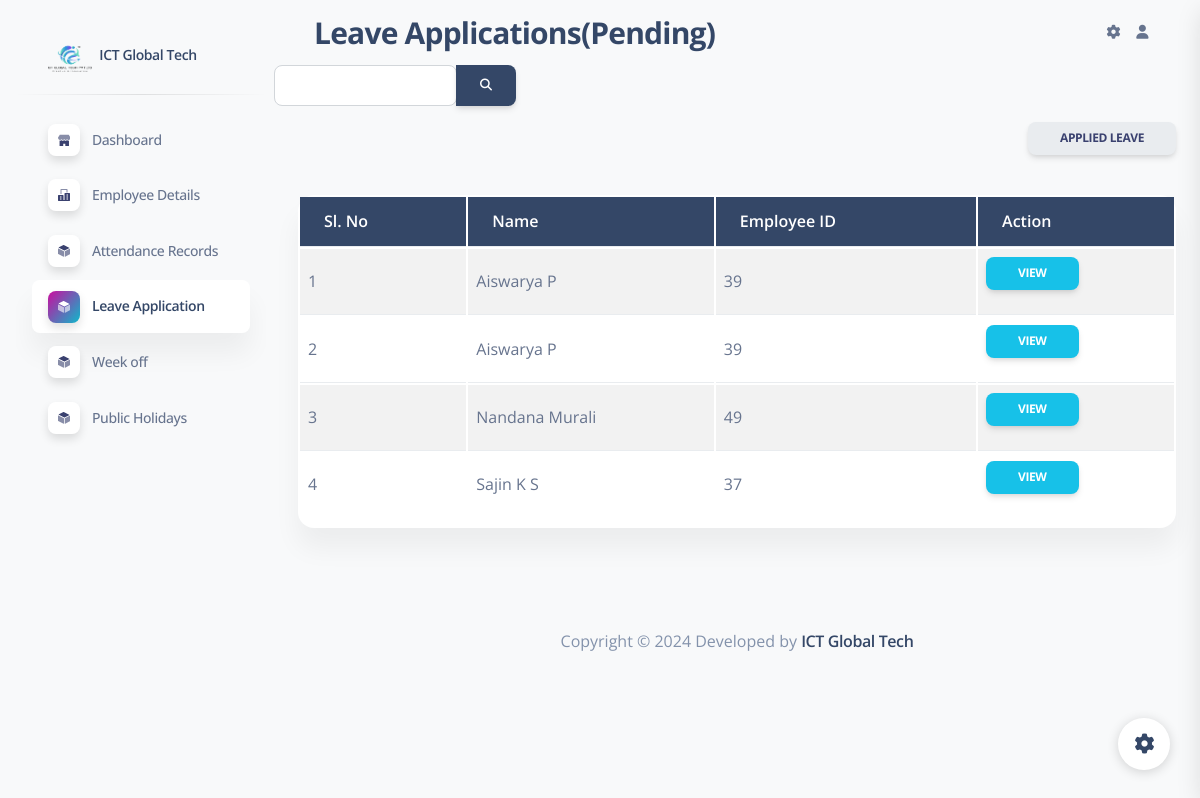
The app's page /leavedisplay/ with its own data.
### attendance_app/models.py (models this page shows, shortened)
class LeaveModel(models.Model):
    name = models.CharField(max_length=255)
    employeeid = models.CharField(max_length=30)
    leaveType = models.CharField(max_length=10, choices=[('Half Day', 'Half Day'), ('Full Day', 'Full Day')])
    halfDayDate = models.DateField(blank=True, null=True)
    fromdate = models.DateField(blank=True, null=True)
    todate = models.DateField(blank=True, null=True)
    reason = models.TextField()
    status = models.CharField(max_length=10, default='Pending')
    days=models.DecimalField(max_digits=5, decimal_places=1, default=0.0)# Adjust max_digits and decimal_places as needed
    applieddate=models.DateField(blank=True, null=True)

### attendance_app/views.py (the view)
# urls.py: path('leavedisplay/',views.leavedisplay),
def leavedisplay(request):
    a = LeaveModel.objects.filter(status='Pending')
    uid = []
    nm = []
    emp = []
    for i in a:
        id = i.id
        uid.append(id)
        nme = i.name
        nm.append(nme)
        em = i.employeeid
        emp.append(em)
    pair = zip(uid, nm, emp)
    return render(request, 'leavedisplay.html', {'a': pair})

### attendance_app/templates/leavedisplay.html (shortened to what this page needs)
<!DOCTYPE html>
<html lang="en">
<head>
  <link href=" /static/assets/css/nucleo-icons.css" rel="stylesheet" />
  <link href=" /static/assets/css/nucleo-svg.css" rel="stylesheet" />
  <link href=" /static/assets/css/nucleo-svg.css" rel="stylesheet" />
  <link id="pagestyle" href=" /static/assets/css/soft-ui-dashboard.css?v=1.0.7" rel="stylesheet" />
</head>
<body class="g-sidenav-show  bg-gray-100">
  <aside class="sidenav navbar navbar-vertical navbar-expand-xs border-0 border-radius-xl my-3 fixed-start ms-3 " id="sidenav-main">
    <div class="sidenav-header">
      <a class="navbar-brand m-0" href="  " target="_blank">
        <img src="  /static/ict logo.png " class="navbar-brand-img h-100" alt="main_logo">
        <span class="ms-1 font-weight-bold">ICT Global Tech</span>
      </a>
    </div>
    <hr class="horizontal dark mt-0">
    <div class="collapse navbar-collapse  w-auto " id="sidenav-collapse-main">
      <ul class="navbar-nav">
        <li class="nav-item">
          <a class="nav-link" href="/admindashboard/">
            <div class="icon icon-shape icon-sm shadow border-radius-md bg-white text-center me-2 d-flex align-items-center justify-content-center">
            </div>
            <span class="nav-link-text ms-1">Dashboard</span>
          </a>
        </li>
        <li class="nav-item">
          <a class="nav-link  " href="/employeedetails/">
            <div class="icon icon-shape icon-sm shadow border-radius-md bg-white text-center me-2 d-flex align-items-center justify-content-center">
            </div>
            <span class="nav-link-text ms-1">Employee Details</span>
          </a>
        </li>
        <li class="nav-item">
          <a class="nav-link  " href="/display_attendance/">
            <div class="icon icon-shape icon-sm shadow border-radius-md bg-white text-center me-2 d-flex align-items-center justify-content-center">
            </div>
            <span class="nav-link-text ms-1">Attendance Records</span>
          </a>
        </li>
        <li class="nav-item">
          <a class="nav-link active" href="/leavedisplay/">
            <div class="icon icon-shape icon-sm shadow border-radius-md bg-white text-center me-2 d-flex align-items-center justify-content-center">
            </div>
            <span class="nav-link-text ms-1">Leave Application</span>
          </a>
        </li>
        <li class="nav-item">
          <a class="nav-link  " href="/weekoff/">
            <div class="icon icon-shape icon-sm shadow border-radius-md bg-white text-center me-2 d-flex align-items-center justify-content-center">
            </div>
            <span class="nav-link-text ms-1">Week off</span>
          </a>
        </li>
        <li class="nav-item">
          <a class="nav-link  " href="/publicholidays/">
            <div class="icon icon-shape icon-sm shadow border-radius-md bg-white text-center me-2 d-flex align-items-center justify-content-center">
            </div>
            <span class="nav-link-text ms-1">Public Holidays</span>
          </a>
        </li>
  </aside>
  <main class="main-content position-relative max-height-vh-100 h-100 border-radius-lg ">
    <nav class="navbar navbar-main navbar-expand-lg px-0 mx-4 shadow-none border-radius-xl" id="navbarBlur" navbar-scroll="true">
      <div class="container-fluid py-1 px-3">
        <nav aria-label="breadcrumb">
          <h3 class="font-weight-bolder mb-0">Leave Applications(Pending)</h3>
        </nav>
        <div class="collapse navbar-collapse mt-sm-0 mt-2 me-md-0 me-sm-4" id="navbar">
          <ul class="navbar-nav  justify-content-end">
            <li class="nav-item px-3 d-flex align-items-center">
              <a href="javascript:;" class="nav-link text-body p-0">
                <i class="fa fa-cog fixed-plugin-button-nav cursor-pointer"></i>
              </a>
            </li>
            <li class="nav-item dropdown pe-2 d-flex align-items-center">
              <a href="javascript:;" class="nav-link text-body p-0" id="dropdownMenuButton" data-bs-toggle="dropdown" aria-expanded="false">
                <i class="fa fa-user me-sm-1"></i>
              </a>
            </li>
          </ul>
        </div>
      </div>
    </nav>
    <div class="input-group">
        <div class="form-outline" data-mdb-input-init>
            <input type="search" id="form1" class="form-control" />
        </div>
        <button type="button" id="searchButton" class="btn btn-dark" data-mdb-ripple-init>
            <i class="fas fa-search"></i>
        </button>
    </div>
    <div class="btn-container text-end">
      <a href="/appliedleaves/" class="btn btn-light btn-sm me-4">
        Applied leave
      </a>
    </div>
    <div class="container-fluid py-4">
      <div class="row">
        <div class="col-12">
          <div class="card mb-4">
            <div class="card-body px-0 pt-0 pb-2">
              <div class="table-responsive p-0">
                <table class="table align-items-center mb-0 table-striped table-hover">
                  <thead>
                    <tr class="bg-dark text-white">
                      <th>Sl. No</th>
                      <th>Name</th>
                      <th>Employee ID</th>
                      <th>Action</th>
                    </tr>
                  </thead>
                  <tbody>
                    {% for i, j, k in a %}
                      <tr>
                        <td>{{ forloop.counter }}</td>
                        <td>{{ j }}</td>
                        <td>{{ k }}</td>
                        <td>
                          <a href="/leave/{{ i }}" class="btn btn-info btn-sm">
                             View
                          </a>
                        </td>
                      </tr>
                    {% endfor %}
                  </tbody>
                </table>
              </div>
            </div>
          </div>
        </div>
      </div>
    </div>
                    <footer class="footer py-5">
                        <div class="container">
                          <div class="row">
                            <div class="col-8 mx-auto text-center mt-1">
                              <p class="mb-0 text-secondary">
                                Copyright ©  Developed by
                                <a href="https://ictglobaltech.com" class="font-weight-bold" target="_blank">ICT Global Tech</a>
                              </p>
                            </div>
                          </div>
                        </div>
                      </footer>
                  <div class="fixed-plugin">
                    <a class="fixed-plugin-button text-dark position-fixed px-3 py-2">
                      <i class="fa fa-cog py-2"> </i>
                    </a>
                  </div>
                </body>
                </html>

### attendance_app/static/assets/css/nucleo-svg.css (style rules this page uses)
.icon { display: inline-block; color: #111111; height: 1em; width: 1em; }
.icon-sm { height: 0.8em; width: 0.8em; }
.icon { fill: currentColor; stroke: none; }

### records on screen
LeaveModel: a "Aiswarya P", a "39"
LeaveModel: a "Aiswarya P", a "39"
LeaveModel: a "Nandana Murali", a "49"
LeaveModel: a "Sajin K S", a "37"
